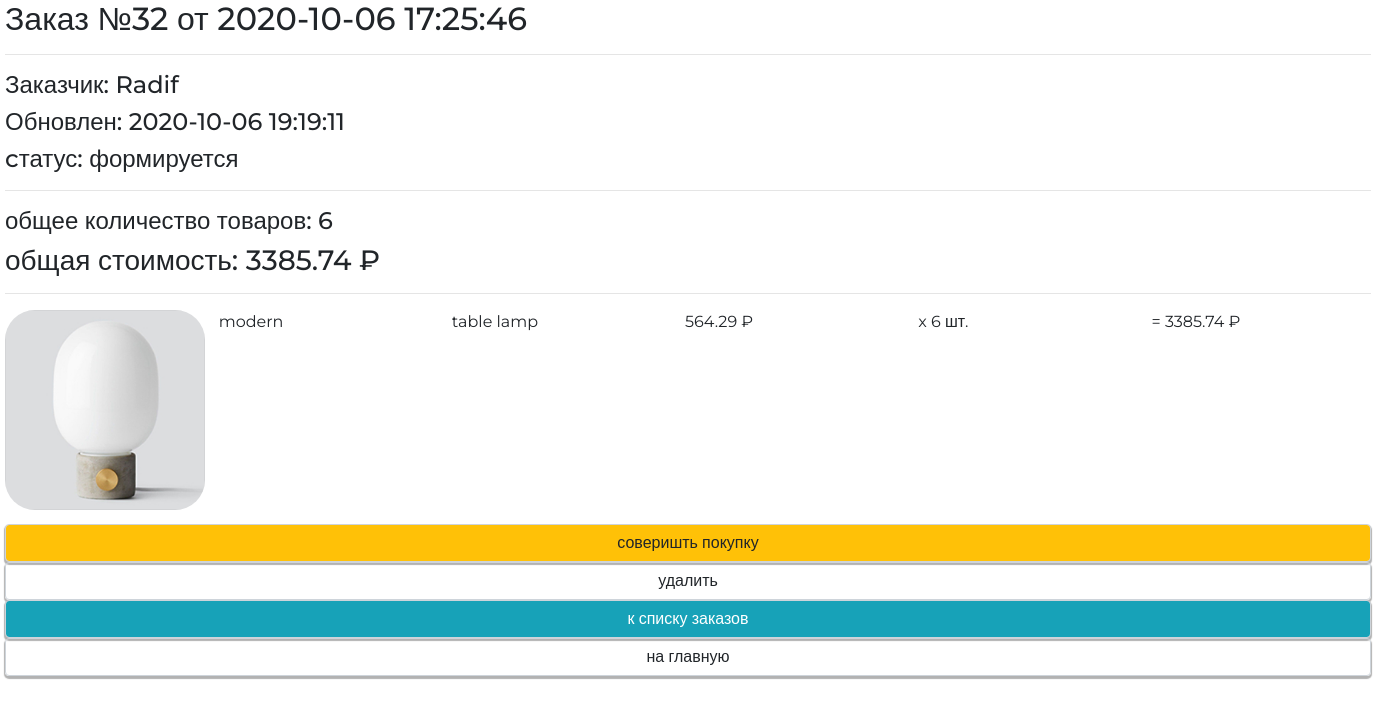
The app's page /orders/read/32/ (signed in), older data.
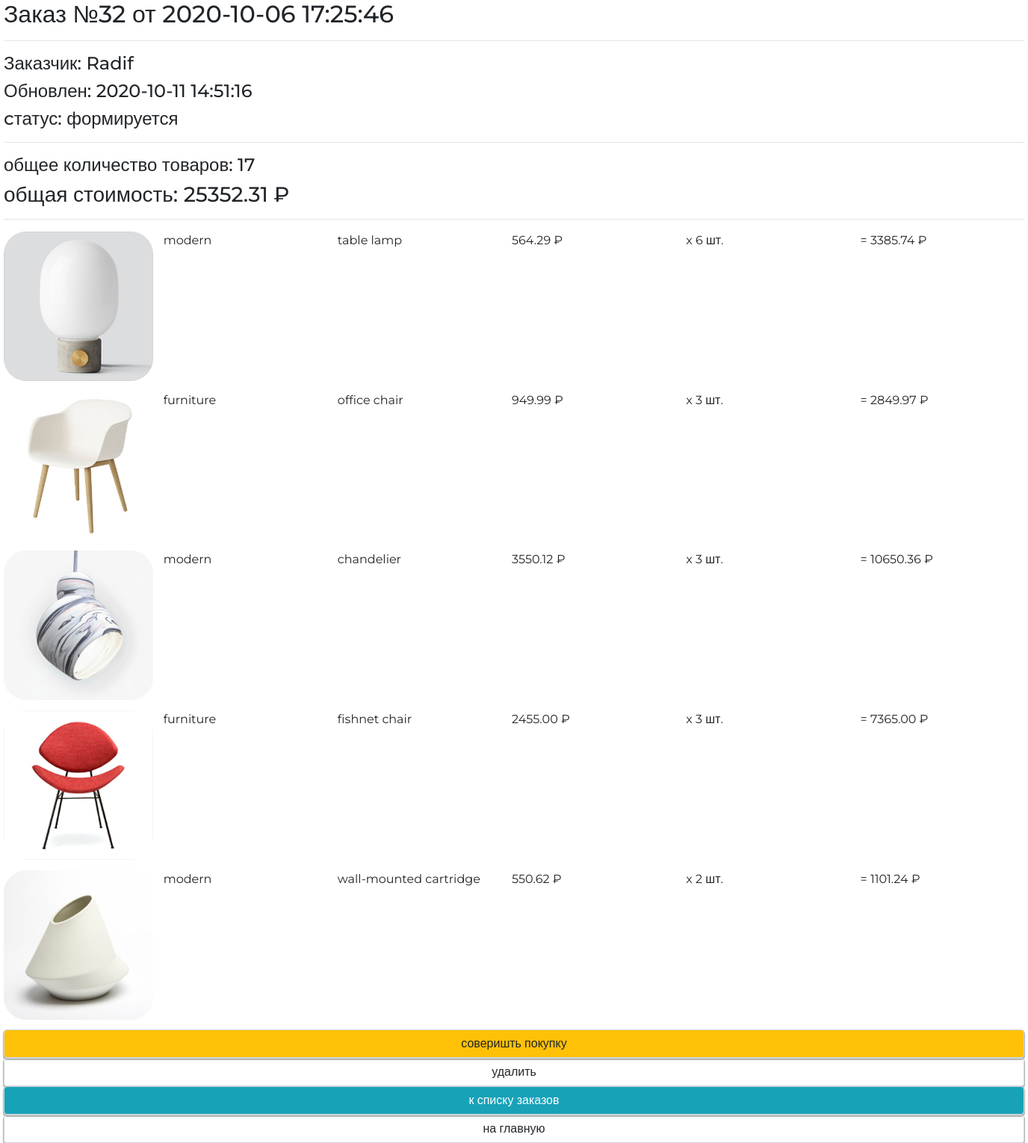
The same page, newer data.
### ordersapp/models.py (models this page shows, shortened)
class Order(models.Model):
    FORMING = 'F'
    SENT_TO_PROCEED = 'S'
    PROCEEDED = 'P'
    PAID = 'D'
    READY = 'Y'
    CANCEL = 'C'
    ORDER_STATUS_CHOICES = (
        (FORMING, 'формируется'),
        (SENT_TO_PROCEED, 'отправлен в обработку'),
        (PAID, 'оплачен'),
        (PROCEEDED, 'обрабатывается'),
        (READY, 'готов к выдаче'),
        (CANCEL, 'отменен'),
    )
    user = models.ForeignKey(get_user_model(), on_delete=models.CASCADE)
    created = models.DateTimeField(verbose_name='создан', auto_now_add=True)
    updated = models.DateTimeField(verbose_name='обновлен', auto_now=True)
    status = models.CharField(verbose_name='статус',
                              max_length=1,
                              choices=ORDER_STATUS_CHOICES,
                              default=FORMING)
    is_active = models.BooleanField(verbose_name='активен', default=True, db_index=True)
    class Meta:
        ordering = ('-is_active', '-created',)
        verbose_name = 'заказ'
        verbose_name_plural = 'заказы'
    @cached_property
    def is_forming(self):
        return self.status == self.FORMING
    @property
    def summary(self):
        items = self.orderitems.select_related('product').all()
        return {
            'total_cost': sum(list(map(lambda x: x.quantity * x.product.price, items))),
            'total_quantity': sum(list(map(lambda x: x.quantity, items)))
        }

class OrderItem(models.Model):
    order = models.ForeignKey(Order,
                              related_name="orderitems",
                              on_delete=models.CASCADE)
    product = models.ForeignKey(Product,
                                verbose_name='продукт',
                                on_delete=models.CASCADE)
    quantity = models.PositiveIntegerField(verbose_name='количество',
                                           default=0)
    @cached_property
    def product_cost(self):
        return self.product.price * self.quantity

### authapp/models.py (models this page shows, shortened)
class ShopUser(AbstractUser):
    email = models.EmailField(verbose_name='электронный адрес', unique=True)
    age = models.PositiveIntegerField(verbose_name='возраст', null=True)
    avatar = models.ImageField(upload_to=USERS_AVATARS, blank=True)
    activation_key = models.CharField(max_length=128, blank=True)
    activation_key_expires = models.DateTimeField(
        default=get_activation_key_expires
    )
    class Meta:
        verbose_name = 'Пользователь'
        verbose_name_plural = 'Пользователи'
        ordering = ['-is_active', '-is_superuser', '-is_staff', 'username']

### mainapp/models.py (models this page shows, shortened)
class Product(models.Model):
    category = models.ForeignKey(ProductCategory,
                                 on_delete=models.CASCADE,
                                 verbose_name='категория продукта')
    name = models.CharField('имя продукта', max_length=128)
    image = models.ImageField(upload_to='products_images', blank=True)
    short_desc = models.CharField('краткое описание продукта', max_length=64, blank=True)
    description = models.TextField('описание продукта', blank=True)
    price = models.DecimalField('цена продукта', max_digits=8, decimal_places=2, default=0)
    quantity = models.PositiveIntegerField('количество на складе', default=0)
    is_active = models.BooleanField(verbose_name='активность', default=True, db_index=True)
    modified_date = models.DateTimeField(
        verbose_name='дата изменения', auto_now=True)
    class Meta:
        verbose_name = 'продукт'
        verbose_name_plural = 'продукты'
        ordering = ['-is_active', 'category', 'name']

class ProductCategory(models.Model):
    name = models.CharField(verbose_name='имя категории', max_length=128)
    description = models.TextField(verbose_name='описание категории', blank=True)
    is_active = models.BooleanField(verbose_name='активность', default=True, db_index=True)
    modified_date = models.DateTimeField(
        verbose_name='дата изменения', auto_now=True)
    class Meta:
        verbose_name = 'Категория продукта'
        verbose_name_plural = 'Категории продуктов'
        ordering = ['-is_active', 'name']

### ordersapp/views.py (the view)
# urls.py: path('read/<int:pk>/', ordersapp.OrderDetail.as_view(), name='order_read'),
class OrderDetail(OnlyLoggedUserMixin, DetailView):
    extra_context = {
        "page_title": "заказы/подробности",
    }
    model = Order

### mainapp/context_processors.py (called while the page is built)
def get_categories(request):
    if settings.LOW_CACHE:
        key = 'links_menu'
        links_menu = cache.get(key)
        if links_menu is None:
            links_menu = ProductCategory.objects.filter(is_active=True)
            cache.set(key, links_menu)
    else:
        links_menu = ProductCategory.objects.filter(is_active=True)
    return {
        'categories': links_menu
    }

### mainapp/templatetags/my_tags.py (called while the page is built)
def media_folder_products(string):
    if not string:
        string = 'products_images/default.jpg'
    return f'{settings.MEDIA_URL}{string}'

### ordersapp/views.py (called while the page is built)
    @method_decorator(login_required())
    def dispatch(self, request, *args, **kwargs):
        return super().dispatch(request, *args, **kwargs)

### ordersapp/templates/ordersapp/order_detail.html
{% extends "ordersapp/base.html" %}
{% load static %}
{% load my_tags %}
{% block container %}
    {% include 'ordersapp/includes/inc__order_summary.html' %}
    <div class="basket_list categories_list">
        {% for item in object.orderitems.select_related.all %}
            <div class="basket_record category-record">
                <img src="{{ item.product.image|media_folder_products }}"
                     alt="{{ item.product.short_desc }}">
                <div><span class="category_name">{{ item.product.category.name }}</span></div>
                <div><span class="product_name">{{ item.product.name }}</span></div>
                <div><span class="product_price">{{ item.product.price }}&nbsp&#8381;</span></div>
                <div><span class="product_quantitiy">x {{ item.quantity }} шт.</span></div>
                <div><span class="product_cost"> = {{ item.product_cost }}&nbsp&#8381;</span></div>
            </div>
        {% endfor %}
    </div>
    {% include 'ordersapp/includes/inc__order_actions.html' %}
{% endblock %}

### ordersapp/templates/ordersapp/base.html (shortened to what this page needs)
<!DOCTYPE html>
{% load static %}
<html lang="ru">
<head>
    {% block css %}
        <link rel="stylesheet" href="{% static 'node_modules/bootstrap/dist/css/bootstrap.min.css' %}">
        <link rel="stylesheet" href="{% static 'fonts/icomoon/style.css' %}">
        <link rel="stylesheet" href="{% static 'css/style.css' %}">
    {% endblock %}
</head>
<body>
<div class="order_container my-container">
    {% block container %}
    {% endblock %}
</div>
</body>
</html>

### ordersapp/templates/ordersapp/includes/inc__order_summary.html (shortened to what this page needs)
{% if object %}
    <div class="h2">Заказ №{{ object.pk }} от {{ object.created|date:"Y-m-d H:i:s" }}</div>
    <hr>
    <div class="h4">Заказчик: {{ user.last_name }} {{ user.first_name|default:user }} </div>
    <div class="h4">Обновлен: {{ object.updated|date:"Y-m-d H:i:s" }}</div>
    <div class="h4">cтатус: {{ object.get_status_display }}</div>
    <hr>
    {% with object_summary=object.summary %}
        <div class="h4">
            общее количество товаров: <span class="order_total_quantity">{{ object_summary.total_quantity }}</span>
        </div>
        <div class="h3">
            общая стоимость: <span class="order_total_cost">{{ object_summary.total_cost }}</span>&nbsp;&#8381;
        </div>
    {% endwith %}
{% endif %}
<hr>

### ordersapp/templates/ordersapp/includes/inc__order_actions.html
{% if object.is_forming %}
    <a href="{% url 'orders:order_forming_complete' object.pk %}"
       class="btn btn-warning btn-round form-control last">
        соверишть покупку
    </a>
    <a href="{% url 'orders:order_delete' object.pk %}"
       class="btn btn-default btn-round form-control last">
        удалить
    </a>
{% endif %}
<a href="{% url 'orders:index' %}"
   class="btn btn-info btn-round form-control last">
    к списку заказов
</a>
<a href="{% url 'main:index' %}"
   class="btn btn-default btn-round form-control last">
    на главную
</a>

### static/css/style.css (style rules this page uses)
* { margin: 0; padding: 0; }
html { height: 100%; }
body { height: 100%; font-family: "Montserrat", sans-serif; }
.my-container { width: 1366px; margin: 0 auto; }
input[type=submit], .btn-round { box-shadow: 0 2px 1px 1px rgba(33, 33, 33, 0.35); border: 1px solid #ced4da; }
.categories_list .category-record { display: flex; margin-bottom: 1%; }
.categories_list .category-record div { width: 20%; margin-left: 1%; }
.categories_list .category-record img { width: 200px; height: 200px; border-radius: 15%; }
.order_container .form-control { text-align: center; }

Row changes from the older to the newer data that the page shows:
changed Order "формируется": updated "2020-10-06 19:19:11" → "2020-10-11 14:51:16"
added OrderItem: product.image|media_folder_products (picture), product.category.name "furniture", product.name "office chair", product.price "949.99", quantity "3", product_cost "2849.97"
added OrderItem: product.image|media_folder_products (picture), product.category.name "modern", product.name "chandelier", product.price "3550.12", quantity "3", product_cost "10650.36"
added OrderItem: product.image|media_folder_products (picture), product.category.name "furniture", product.name "fishnet chair", product.price "2455.00", quantity "3", product_cost "7365.00"
added OrderItem: product.image|media_folder_products (picture), product.category.name "modern", product.name "wall-mounted cartridge", product.price "550.62", quantity "2", product_cost "1101.24"
Text that changed along with them:
{{ object_summary.total_quantity }}: "6" → "17"
{{ object_summary.total_cost }}: "3385.74" → "25352.31"
